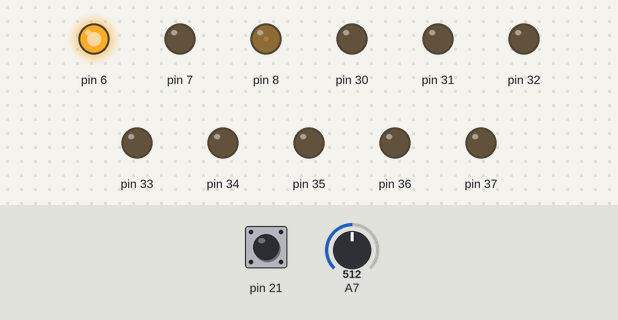
A program run on a simulated Arduino Mega 2560, built with avr-gcc and run on an emulated ATmega2560. Shown: output pins drawn as LEDs (lit = HIGH). The test bench sets the inputs (shaded band); at power-on: A7 = 512, pin 21 HIGH.

Above: at 0.8 s.
0.9 s: A7 set to 716
At 1.7 s:
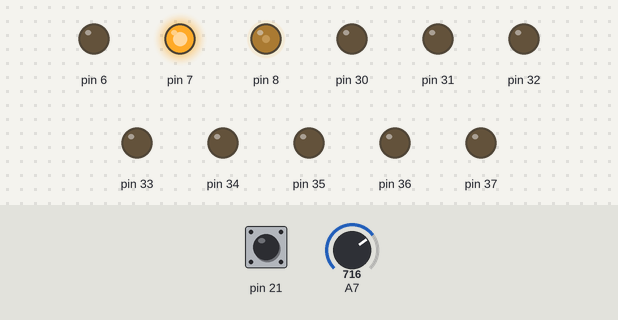
2.4 s: A7 set to 900
At 2.8 s:
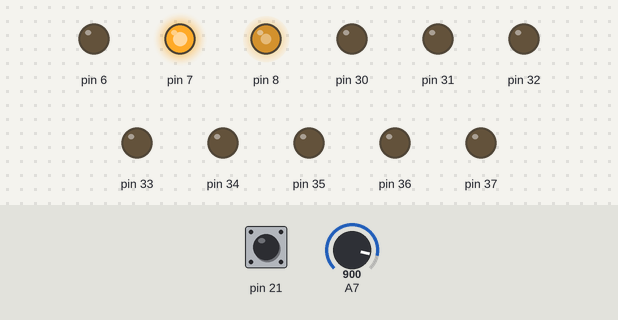
3.9 s: A7 set to 1023
At 5.1 s:
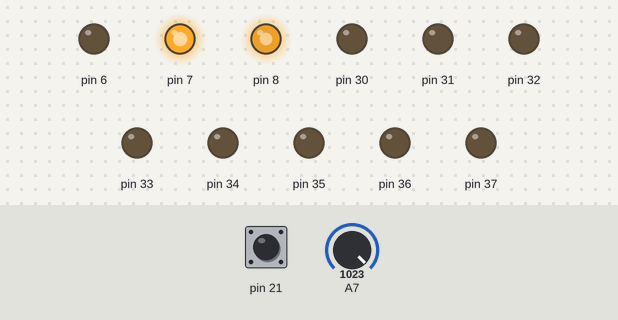
5.4 s: A7 set to 306
At 6.3 s:
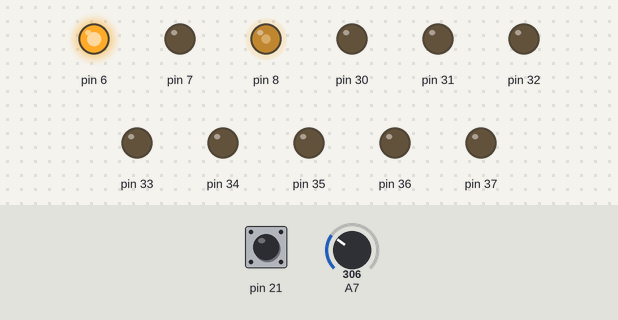
6.9 s: A7 set to 122
At 7.5 s:
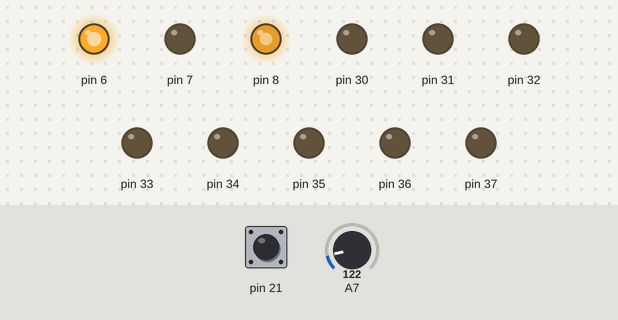
Timing chart, 0 to 9.4 s (numbered marks = the images above; inputs shaded):
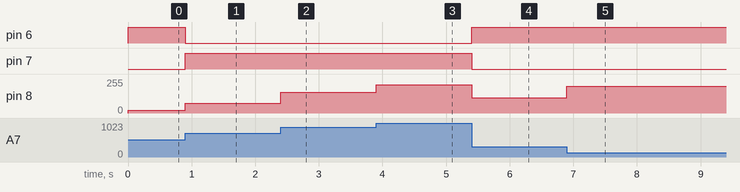

The program:

main.cpp
```cpp
/*
Group 7: Maitham Taleb, Jack Tripp, Jack Nettle, Joseph McLaughlin, Chris Hampton.
Date: 11/01/2025
Course: Microprocessor organization
Description: Main program file for changing speed and direction of a DC motor using
a switch and potentiometer.
*/


#include <avr/io.h>
#include <avr/interrupt.h>
#include "timer0.h"
#include "timer1.h"
#include "sevensegmentdisplay.h"
#include "switch.h"
#include "adc.h"
#include "pwm.h"


typedef enum button_states {
  wait_press, debounce_press, wait_release, debounce_release
} stateType;
stateType state = wait_press;

//volatile int count;
volatile int delay_ms;
//volatile state debounce_state = wait_press;


int main() {
    sei(); // Enable global interrupts
    timer0_init();
    timer1_init();
    initSwitchPD0();
    initADC7();
    initPWM_Pins();
    init7Seg();
    unsigned int result = 0;
    float voltage = 0;

    while(1){
         result = ADCL;
            result += (ADCH) << 8;
            //Voltage_k = k * (VHigh/# of levels)
            voltage = result * (4.586/1024.0); // 5 v from your kit reads~4.586
            changeDutyCycle(voltage);

      switch(state) {
          case wait_press:
            //read in voltage each loop
            result = ADCL;
            result += (ADCH) << 8;
            //Voltage_k = k * (VHigh/# of levels)
            voltage = result * (4.586/1024.0); // 5 v from your kit reads~4.586
            changeDutyCycle(voltage);
            break;
          case debounce_press:
              ms_delay(1);//Timer 0
              state = wait_release;
              break;
          case wait_release:
              break;
          case debounce_release:
              //Turn off motor
              changeDutyCycle(2.5);
              //disable interrupts during countdown
              cli();

              //10s Countdown
              for (int i=9; i>=0; i--) {
                  //Display 'i' on seven segment
                  setNum(i);
                  //Wait 1s (Timer 1)
                  s_delay(1);
              }

              //enable interrupts
              sei();
              state = wait_press;
              break;
      }

    }
    return 0;

}


ISR(INT3_vect){
    if(state == wait_press){
        state = debounce_press; // Transition to debounce_press state
    }
    else if(state == wait_release){
        state = debounce_release; // Transition to debounce_release state
    }
}
```

adc.cpp
```cpp
#include <avr/io.h>

void initADC7(){

  // 1. ADC MUX register set reference voltage set to AVCC = 5V output.
  ADMUX |= (1 << REFS0);
  ADMUX &= ~(1 << REFS1);
   // 2. ADCH &ADCL Setting
  // determine left or right justified (ADLAR = 0 RIGHT JUSTIFIED)
  ADMUX &= ~(1 << ADLAR);

  // 3. Choose Analog Pin for I/P
  // Specify ADC input channel and mode
  //Set ADC7 as single-ended input with MUX[5:0] = 0b000111
  ADMUX |= (1 << MUX2) | (1 << MUX1) | (1 << MUX0);
  ADMUX &= ~((1 << MUX4) | (1 << MUX3));
  ADCSRB &= ~(1 << MUX5);

  // 4. enable ADC and 5. enable auto-triggering
  ADCSRA|= (1 << ADEN) | (1 << ADATE);

  // 6. set Auto Trigger Source Selection
  // Use free-running mode ADTS[2:0] = 0b000
  ADCSRB &= ~((1 << ADTS2) | (1 << ADTS1) | (1 << ADTS0));


   // 7. ADC Sample Rate/ Frequency
  // set the ADC clock frequemcy.  Use a pre-scaler of 128
  // ADC clock frequency is 16 Mhz divided by pre-scaler = 125KHz
  // Sampling rate is 1/ ((1/125K Hz )*(13 clock cycles)) = 9615 KHz
  ADCSRA |= (1 << ADPS2) | (1 << ADPS1) | (1 << ADPS0);


  //8.  disable ADC0 pin digital input - pin A0 on board
  DIDR0 |= (1 << ADC7D);

  // 9. start the first ADC conversion
  ADCSRA |= ( 1 << ADSC);

}
```

adc.h
```cpp
#ifndef ADC_H
#define ADC_H


void initADC7();
//function to read ADC7

#endif
```

pwm.cpp
```cpp
#include <Arduino.h>

void initPWM_Pins(){//table 17-2, we need fast PWM, mode 15 for variable frequency
TCCR4A |= (1<<WGM40) | (1<<WGM41);
TCCR4B |= (1<<WGM42) | (1<<WGM43);
// table 17-4, Fast PWM non-inverting mode
TCCR4A &= ~(1<<COM4C0);
TCCR4A |= (1<<COM4C1);
//table 17-6, set prescaler to 1
TCCR4B |= (1<<CS40);
DDRH |= (1<<DDH5); //Set Pin 8 on board to output, which is OC4C, PORTH5, PWM}
//OCR4C FOR DUTY CYCLE????????
OCR4C=0;
OCR4A = 1599;
// DDRE|=(1<<DDE4);
// DDRE|=(1<<DDE1);
}

/*void IncFrequency(unsigned int frequency){
OCR4A = (16000000 / frequency) * speed_percent;
OCR4AH = OCR4A >> 8;
OCR4AL = OCR4A;
OCR4AH = OCR4AH >> 1;
OCR4AL = OCR4AL >> 1;
}*/

void changeDutyCycle(float voltageSignal){
    //if statement taking in encodings

    double speed_percent = 0;

    if ((voltageSignal >= 0) && (voltageSignal < 2.5)){
        speed_percent = (2.5-voltageSignal)/2.5;
        DDRH|=(1<<DDH3);
        DDRH|=(1<<DDH4);
        PORTH|=(1<<PORTH3);
        PORTH&=~(1<<PORTH4);
        OCR4C = (OCR4A) * speed_percent;

    }
     else if ((voltageSignal > 2.5) && (voltageSignal <= 5))
     {
        DDRH|=(1<<DDH3);
        DDRH|=(1<<DDH4);
        PORTH&=~(1<<PORTH3);
        PORTH|=(1<<PORTH4);
        speed_percent = (voltageSignal-2.5)/2.5;

        OCR4C = (OCR4A) * speed_percent;

    }
    else{
        OCR4C=0;
    }
    //OCR4A is for Top
    //OCR4C = (OCR4A) * speed_percent;


}
```

pwm.h
```cpp
#ifndef PWM_H
#define PWM_H

void initPWM_Pins();
void changeDutyCycle(float voltageSignal);


#endif
```

sevensegmentdisplay.cpp
```cpp
#include "sevensegmentdisplay.h"


//initialize 7 seg display
void init7Seg() {

    DDRC |= 0xFF;  //initialize pins C0-C7 to output
    PORTC |= 0x00; //set all pins to zero
}

void setNum(int num) {
    //set correct pins on 7 seg display for each number
    switch (num) {
        case 0:
            PORTC = 0x3F;
            break;
        case 1:
            PORTC = 0x06;
            break;
        case 2:
            PORTC = 0x5B;
            break;
        case 3:
            PORTC = 0x4F;
            break;
        case 4:
            PORTC = 0x66;
            break;
        case 5:
            PORTC = 0x6D;
            break;
        case 6:
            PORTC = 0x7D;
            break;
        case 7:
            PORTC = 0x07;
            break;
        case 8:
            PORTC = 0x7F;
            break;
        case 9:
            PORTC = 0x6F;
            break;
        default:
            PORTC = 0x00;
            break;
    }
}
```

sevensegmentdisplay.h
```cpp
#ifndef SEVENSEGDISPLAY_H
#define SEVENSEGDISPLAY_H

#include <avr/io.h>

void init7Seg();
void setNum(int num);

#endif
```

switch.cpp
```cpp
// Description: This file implements the initialization of an external
// switch.
//----------------------------------------------------------------------//

#include "switch.h"
#include <avr/io.h>

/*
 * Initializes pull-up resistor on PD0 and sets it into input mode
 */
void initSwitchPD0(){
    DDRD &= ~(1<<DDD0); // I/P
    PORTD |= (1<<PORTD0); //Pull Up Resistor

    EICRA &= ~(1<<ISC01);
    EICRA |= (1<<ISC00);

    EIFR = (1<<INTF0);
    EIMSK |= (1<<INT0);
}
```

switch.h
```cpp
// Description: Function prototypes for switch.cpp
//----------------------------------------------------------------------//

#ifndef SWITCH_H
#define SWITCH_H

void initSwitchPD0();

#endif
```

timer0.cpp
```cpp
#include <Arduino.h>
#include <avr/io.h>
#include <avr/interrupt.h>

void timer0_init() {
TCCR0A |= (1 << WGM01); // CTC mode

TCCR0B |= (1 << CS01) | (1 << CS00); // prescaler 64

TCNT0 = 0; // initialize counter

OCR0A = 249; // compare value for 1ms at 16MHz with no prescaler

//OCR0B = 3; // compare value for 1us at 16MHz with no prescaler

// TIMSK0 |= (1 << OCIE0A); // enable interupts for timer
}

void ms_delay(int delay) {
TCNT0 = 0; // reset counter
int counter = 0; // initialize counter variable
TIFR0 |= (1 << OCF0A); // clear compare match flag
while (counter < delay) { //while the counter is less than the delay
    if (TIFR0 & (1 << OCF0A)) { // check if compare match occurred
        counter++; // increment counter
        TIFR0 |= (1 << OCF0A); // clear compare match flag
    }
  }
}

/*void us_delay(int delay) {
TCNT0 = 0; // reset counter
int counter = 0; // initialize counter variable
TIFR0 |= (1 << OCF0B); // clear compare match flag
while (counter < delay) { //while the counter is less than the delay
    if (TIFR0 & (1 << OCF0B)) { // check if compare match occurred
        counter++; // increment counter
        TIFR0 |= (1 << OCF0B); // clear compare match flag
    }
  }
}*/
```

timer0.h
```cpp
#ifndef timer0_h
#define timer0_h

void timer0_init();
void ms_delay(int delay);
void us_delay(int delay);


#endif
```

timer1.cpp
```cpp
#include <Arduino.h>
#include <avr/io.h>
#include <avr/interrupt.h>

void timer1_init() {

TCCR1A |= (1 << WGM12); // CTC mode

TCCR1B |= (1 << CS12); // prescaler 256

TCNT1 = 0; // initialize counter

OCR1A = 62500; // compare value for 1s at 16MHz with prescaler 128

}

void s_delay(int delay) {
TCNT1 = 0; // reset counter
int counter = 0; // initialize counter variable
TIFR1 |= (1 << OCF1A); // clear compare match flag
while (counter < delay) { //while the counter is less than the delay
    if (TIFR1 & (1 << OCF1A)) { // check if compare match occurred
        counter++; // increment counter
        TIFR1 |= (1 << OCF1A); // clear compare match flag
    }
  }

}
```

timer1.h
```cpp
#ifndef timer1_h
#define timer1_h

void timer1_init();
void s_delay(int delay);

#endif
```

Measured:
- after the input at 0.9 s, pin 6: HIGH → LOW at once; pin 7: LOW → HIGH at once; pin 8: 21/255 → 72/255 at once
- after the input at 2.4 s, pin 8: 72/255 → 156/255 at once
- after the input at 3.9 s, pin 8: 156/255 → 212/255 at once
- after the input at 5.4 s, pin 6: LOW → HIGH at once; pin 7: HIGH → LOW at once; pin 8: 212/255 → 115/255 at once
- after the input at 6.9 s, pin 8: 115/255 → 199/255 at once
